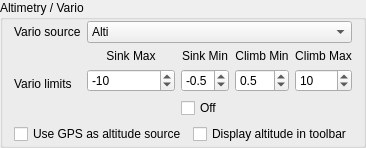
      <widget class="QGroupBox" name="altimetryGB">
       <property name="sizePolicy">
        <sizepolicy hsizetype="MinimumExpanding" vsizetype="Preferred">
         <horstretch>0</horstretch>
         <verstretch>0</verstretch>
        </sizepolicy>
       </property>
       <property name="title">
        <string>Altimetry / Vario</string>
       </property>
       <layout class="QGridLayout" name="gridLayout_39">
        <property name="topMargin">
         <number>1</number>
        </property>
        <property name="bottomMargin">
         <number>1</number>
        </property>
        <item row="0" column="0">
         <layout class="QGridLayout" name="gridLayout_40" rowstretch="1,0,0" columnstretch="0,0">
          <item row="0" column="1">
           <widget class="QComboBox" name="varioSourceCB">
            <property name="sizePolicy">
             <sizepolicy hsizetype="MinimumExpanding" vsizetype="Fixed">
              <horstretch>0</horstretch>
              <verstretch>0</verstretch>
             </sizepolicy>
            </property>
            <item>
             <property name="text">
              <string>Alti</string>
             </property>
            </item>
            <item>
             <property name="text">
              <string>Alti+</string>
             </property>
            </item>
            <item>
             <property name="text">
              <string>Vario</string>
             </property>
            </item>
            <item>
             <property name="text">
              <string>A1</string>
             </property>
            </item>
            <item>
             <property name="text">
              <string>A2</string>
             </property>
            </item>
           </widget>
          </item>
          <item row="1" column="1">
           <layout class="QGridLayout" name="gridLayout_66" columnstretch="1,0,0,0">
            <item row="0" column="0">
             <widget class="QLabel" name="VarioLabel_1">
              <property name="sizePolicy">
               <sizepolicy hsizetype="MinimumExpanding" vsizetype="Preferred">
                <horstretch>0</horstretch>
                <verstretch>0</verstretch>
               </sizepolicy>
              </property>
              <property name="text">
               <string>Sink Max</string>
              </property>
              <property name="alignment">
               <set>Qt::AlignCenter</set>
              </property>
             </widget>
            </item>
            <item row="1" column="1">
             <widget class="QDoubleSpinBox" name="varioLimitCenterMin_DSB">
              <property name="sizePolicy">
               <sizepolicy hsizetype="MinimumExpanding" vsizetype="Fixed">
                <horstretch>0</horstretch>
                <verstretch>0</verstretch>
               </sizepolicy>
              </property>
              <property name="decimals">
               <number>1</number>
              </property>
              <property name="minimum">
               <double>-2.000000000000000</double>
              </property>
              <property name="maximum">
               <double>0.000000000000000</double>
              </property>
              <property name="singleStep">
               <double>0.100000000000000</double>
              </property>
              <property name="value">
               <double>-0.500000000000000</double>
              </property>
             </widget>
            </item>
            <item row="1" column="2">
             <widget class="QDoubleSpinBox" name="varioLimitCenterMax_DSB">
              <property name="sizePolicy">
               <sizepolicy hsizetype="MinimumExpanding" vsizetype="Fixed">
                <horstretch>0</horstretch>
                <verstretch>0</verstretch>
               </sizepolicy>
              </property>
              <property name="decimals">
               <number>1</number>
              </property>
              <property name="minimum">
               <double>-1.000000000000000</double>
              </property>
              <property name="maximum">
               <double>2.000000000000000</double>
              </property>
              <property name="singleStep">
               <double>0.100000000000000</double>
              </property>
              <property name="value">
               <double>0.500000000000000</double>
              </property>
             </widget>
            </item>
            <item row="1" column="3">
             <widget class="QDoubleSpinBox" name="varioLimitMax_DSB">
              <property name="sizePolicy">
               <sizepolicy hsizetype="MinimumExpanding" vsizetype="Fixed">
                <horstretch>0</horstretch>
                <verstretch>0</verstretch>
               </sizepolicy>
              </property>
              <property name="decimals">
               <number>0</number>
              </property>
              <property name="minimum">
               <double>3.000000000000000</double>
              </property>
              <property name="maximum">
               <double>17.000000000000000</double>
              </property>
              <property name="value">
               <double>10.000000000000000</double>
              </property>
             </widget>
            </item>
            <item row="1" column="0">
             <widget class="QDoubleSpinBox" name="varioLimitMin_DSB">
              <property name="sizePolicy">
               <sizepolicy hsizetype="MinimumExpanding" vsizetype="Fixed">
                <horstretch>0</horstretch>
                <verstretch>0</verstretch>
               </sizepolicy>
              </property>
              <property name="decimals">
               <number>0</number>
              </property>
              <property name="minimum">
               <double>-17.000000000000000</double>
              </property>
              <property name="maximum">
               <double>-3.000000000000000</double>
              </property>
              <property name="value">
               <double>-10.000000000000000</double>
              </property>
             </widget>
            </item>
            <item row="2" column="1">
             <widget class="QCheckBox" name="varioLimitMinOff_ChkB">
              <property name="sizePolicy">
               <sizepolicy hsizetype="MinimumExpanding" vsizetype="Fixed">
                <horstretch>0</horstretch>
                <verstretch>0</verstretch>
               </sizepolicy>
              </property>
              <property name="text">
               <string>Off</string>
              </property>
             </widget>
            </item>
            <item row="0" column="3">
             <widget class="QLabel" name="VarioLabel_2">
              <property name="sizePolicy">
               <sizepolicy hsizetype="MinimumExpanding" vsizetype="Preferred">
                <horstretch>0</horstretch>
                <verstretch>0</verstretch>
               </sizepolicy>
              </property>
              <property name="text">
               <string>Climb Max</string>
              </property>
              <property name="alignment">
               <set>Qt::AlignCenter</set>
              </property>
             </widget>
            </item>
            <item row="0" column="1">
             <widget class="QLabel" name="VarioLabel_3">
              <property name="sizePolicy">
               <sizepolicy hsizetype="MinimumExpanding" vsizetype="Preferred">
                <horstretch>0</horstretch>
                <verstretch>0</verstretch>
               </sizepolicy>
              </property>
              <property name="text">
               <string>Sink Min</string>
              </property>
              <property name="alignment">
               <set>Qt::AlignCenter</set>
              </property>
             </widget>
            </item>
            <item row="0" column="2">
             <widget class="QLabel" name="VarioLabel_4">
              <property name="sizePolicy">
               <sizepolicy hsizetype="MinimumExpanding" vsizetype="Preferred">
                <horstretch>0</horstretch>
                <verstretch>0</verstretch>
               </sizepolicy>
              </property>
              <property name="text">
               <string>Climb Min</string>
              </property>
              <property name="alignment">
               <set>Qt::AlignCenter</set>
              </property>
             </widget>
            </item>
           </layout>
          </item>
          <item row="0" column="0">
           <widget class="QLabel" name="varioSource_label">
            <property name="text">
             <string>Vario source</string>
            </property>
           </widget>
          </item>
          <item row="1" column="0">
           <widget class="QLabel" name="varioLimit_label">
            <property name="text">
             <string>Vario limits</string>
            </property>
           </widget>
          </item>
          <item row="2" column="0" colspan="2">
           <layout class="QHBoxLayout" name="horizontalLayout_16">
            <item>
             <widget class="QCheckBox" name="AltitudeGPS_ChkB">
              <property name="sizePolicy">
               <sizepolicy hsizetype="MinimumExpanding" vsizetype="Fixed">
                <horstretch>0</horstretch>
                <verstretch>0</verstretch>
               </sizepolicy>
              </property>
              <property name="text">
               <string>Use GPS as altitude source</string>
              </property>
             </widget>
            </item>
            <item>
             <widget class="QCheckBox" name="AltitudeToolbar_ChkB">
              <property name="sizePolicy">
               <sizepolicy hsizetype="MinimumExpanding" vsizetype="Fixed">
                <horstretch>0</horstretch>
                <verstretch>0</verstretch>
               </sizepolicy>
              </property>
              <property name="text">
               <string>Display altitude in toolbar</string>
              </property>
             </widget>
            </item>
           </layout>
          </item>
         </layout>
        </item>
       </layout>
      </widget>
